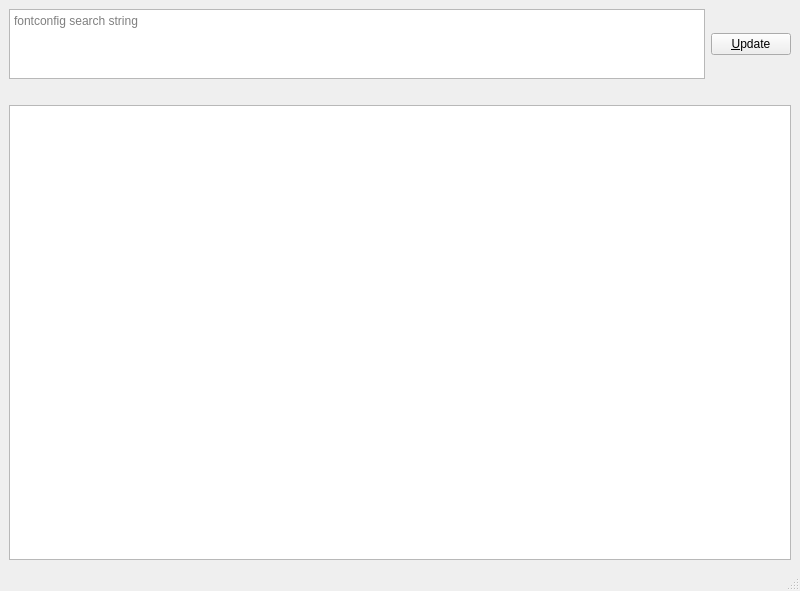
<?xml version="1.0" encoding="UTF-8"?>
<ui version="4.0">
 <class>MainWindow</class>
 <widget class="QMainWindow" name="MainWindow">
  <property name="geometry">
   <rect>
    <x>0</x>
    <y>0</y>
    <width>800</width>
    <height>591</height>
   </rect>
  </property>
  <property name="sizePolicy">
   <sizepolicy hsizetype="Maximum" vsizetype="Maximum">
    <horstretch>1</horstretch>
    <verstretch>1</verstretch>
   </sizepolicy>
  </property>
  <property name="minimumSize">
   <size>
    <width>800</width>
    <height>591</height>
   </size>
  </property>
  <property name="windowTitle">
   <string>FontKonfig</string>
  </property>
  <property name="windowIcon">
   <iconset theme="list-add-font"/>
  </property>
  <widget class="QWidget" name="centralwidget">
   <property name="sizePolicy">
    <sizepolicy hsizetype="Maximum" vsizetype="Maximum">
     <horstretch>0</horstretch>
     <verstretch>0</verstretch>
    </sizepolicy>
   </property>
   <layout class="QVBoxLayout" name="verticalLayout_2">
    <item>
     <layout class="QVBoxLayout" name="verticalLayout" stretch="0,0">
      <item>
       <layout class="QHBoxLayout" name="horizontalLayout" stretch="0,1">
        <property name="bottomMargin">
         <number>20</number>
        </property>
        <item>
         <widget class="QPlainTextEdit" name="plainTextEdit">
          <property name="sizePolicy">
           <sizepolicy hsizetype="Minimum" vsizetype="Maximum">
            <horstretch>0</horstretch>
            <verstretch>0</verstretch>
           </sizepolicy>
          </property>
          <property name="toolTip">
           <string>Read the man pages for fontconfig to figure out what might go here.</string>
          </property>
          <property name="statusTip">
           <string>Font search</string>
          </property>
          <property name="inputMethodHints">
           <set>Qt::ImhPreferLatin</set>
          </property>
          <property name="lineWrapMode">
           <enum>QPlainTextEdit::NoWrap</enum>
          </property>
          <property name="placeholderText">
           <string>fontconfig search string</string>
          </property>
         </widget>
        </item>
        <item>
         <widget class="QPushButton" name="pushButton">
          <property name="sizePolicy">
           <sizepolicy hsizetype="Maximum" vsizetype="Maximum">
            <horstretch>0</horstretch>
            <verstretch>0</verstretch>
           </sizepolicy>
          </property>
          <property name="text">
           <string>&amp;Update</string>
          </property>
         </widget>
        </item>
       </layout>
      </item>
      <item>
       <widget class="QTableView" name="tableView">
        <property name="sizePolicy">
         <sizepolicy hsizetype="MinimumExpanding" vsizetype="MinimumExpanding">
          <horstretch>0</horstretch>
          <verstretch>0</verstretch>
         </sizepolicy>
        </property>
       </widget>
      </item>
     </layout>
    </item>
   </layout>
  </widget>
  <widget class="QMenuBar" name="menubar">
   <property name="geometry">
    <rect>
     <x>0</x>
     <y>0</y>
     <width>800</width>
     <height>28</height>
    </rect>
   </property>
  </widget>
  <widget class="QStatusBar" name="statusbar"/>
 </widget>
 <resources/>
 <connections/>
</ui>
